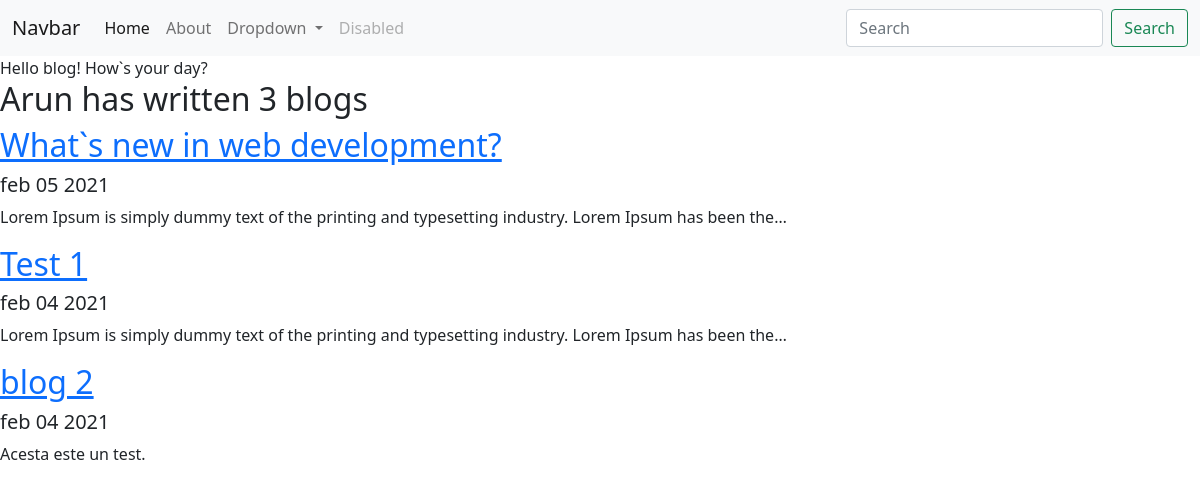
Screenshot of /blog/ with the database file from the repository.
### blog/models.py (models this page shows, shortened)
class Blog(models.Model):
    title = models.CharField(max_length=200)
    description = models.TextField()
    date = models.DateField()

### blog/views.py (the view)
# urls.py: path('', views.all_blogs, name='all_blogs'),
def all_blogs(request):
    blogs = Blog.objects.order_by('-date')
    return render(request, 'blog/all_blogs.html',{'blogs':blogs})

### blog/templates/blog/all_blogs.html
{% extends 'portofolio/base.html' %}
{% block content%}
Hello blog! How`s your day?
<h2>Arun has written {{blogs.count}} blog{{blogs.count|pluralize}}</h2>
{% for blog in blogs%}
<a href="{% url 'blog:detail' blog.id %}"><h2>{{ blog.title }}</h2></a>
<h5>{{blog.date|date:'M d Y'|lower}} </h5>
<p>{{blog.description|striptags|truncatechars:100}}</p>
{% endfor %}
{% endblock %}

### rows the page displays
Blog: title "What`s new in web development?", date "feb 05 2021", description "Lorem Ipsum is simply dummy text of the printing and typesetting industry. Lorem Ipsum has been the…"
Blog: title "Test 1", date "feb 04 2021", description "Lorem Ipsum is simply dummy text of the printing and typesetting industry. Lorem Ipsum has been the…"
Blog: title "blog 2", date "feb 04 2021", description "Acesta este un test."

### other values shown
{{ blogs.count }} "3"
